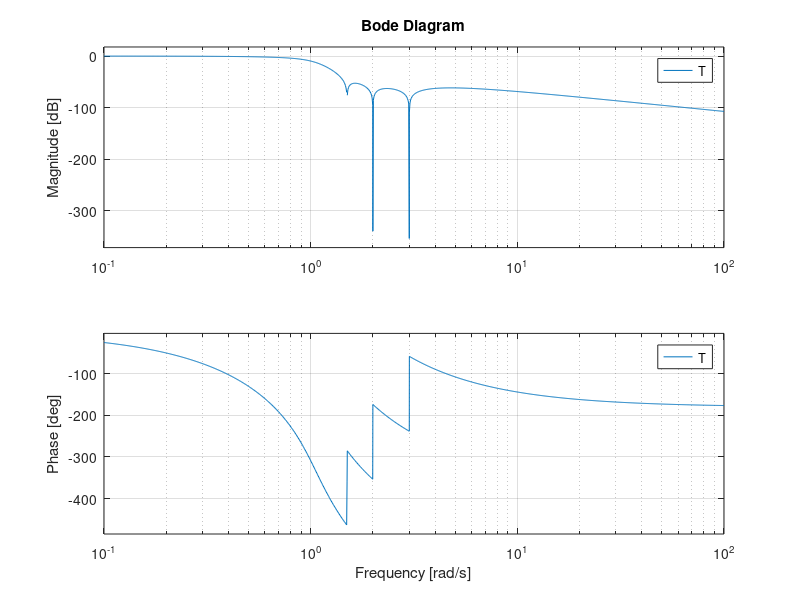
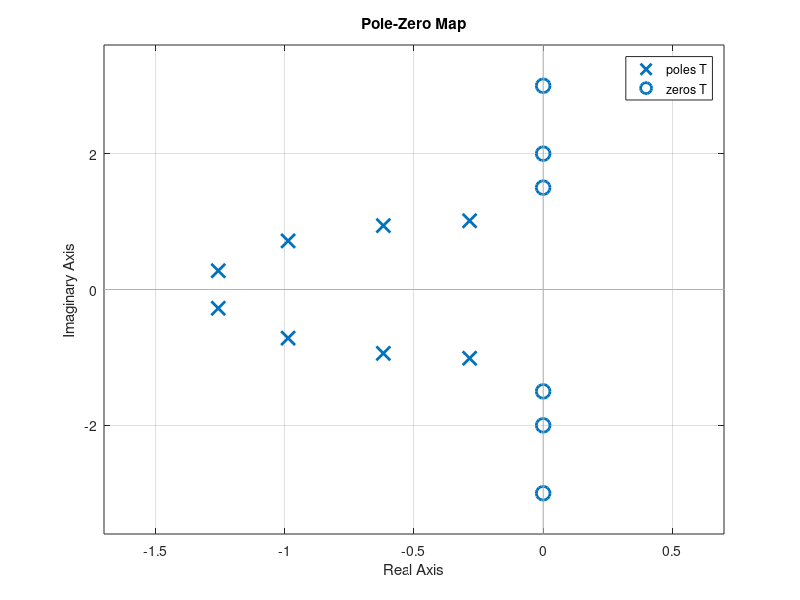

The MATLAB source for these figures, in order:
clc;
clear;
close all;
s=tf('s');
x1=[1/4 0 1];
x2=conv(x1,x1);
x3=[1/9 0 1];
x4=conv(x3,x3);
x5=[1/2.25 0 1];
x6=conv(x5,x5);
x7=conv(x2,x4);
Num=conv(x7,x6)
Den=[0.080115 0 0 0 0 0 Num]
AllR=roots(Den)
R=AllR(real(roots(Den))<0)
y2=conv(x1,x3);
y1=conv(y2,x5);
y=3.5330e+00*y1
z1=conv([1 -R(1)],[1 -R(2)]);
z2=conv([1 -R(3)],[1 -R(4)]);
z3=conv([1 -R(5)],[1 -R(6)]);
z4=conv([1 -R(7)],[1 -R(8)]);
z5=conv(z1,z2);
z6=conv(z4,z3);
z7=conv(z5,z6)
s=tf('s');
T=tf(y,z7);
figure(1);bode(T)
figure(2);pzmap(T)
